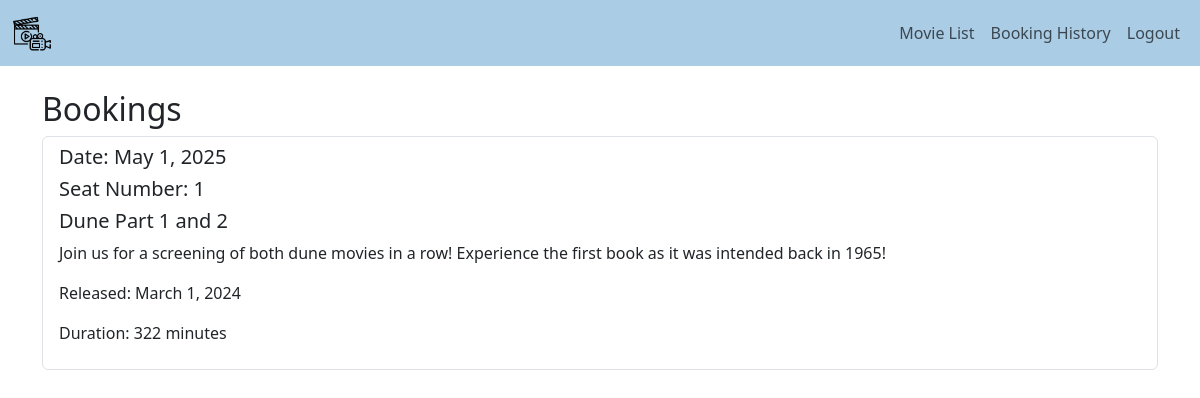
The page /booking_history/ (signed in) on the database its author committed.
### bookings/models.py (models this page shows, shortened)
class Booking(models.Model):
    movie = models.ForeignKey(Movie, on_delete=models.PROTECT)
    seat = models.ForeignKey(Seat, on_delete=models.PROTECT)
    user = models.ForeignKey(User, on_delete=models.PROTECT)
    booking_date = models.DateField(default=now)
    class Meta:
        unique_together = ('seat', 'booking_date', 'user')

class Seat(models.Model):
    seat_number = models.SmallIntegerField(validators=[MinValueValidator(1), MaxValueValidator(10)], unique=True)
    booking_status = models.BooleanField(default=False)

class Movie(models.Model):
    title = models.CharField(max_length = 255)
    description = models.TextField()
    release_date = models.DateField()
    duration = models.PositiveIntegerField(help_text="Duration of movie in minutes")

### bookings/views.py (the view)
# urls.py: path('booking_history/', views.booking_history, name='booking_history'),
@login_required
def booking_history(request):
    bookings = Booking.objects.filter(user=request.user)
    return render(request, 'bookings/booking_history.html', {'bookings': bookings})

### bookings/templates/bookings/booking_history.html (shortened to what this page needs)
{% extends 'bookings/base.html' %}
{% block content %}
<h2>Bookings</h2>
<ul class='list-group'>
    {% for booking in bookings %}
        <li class='list-group-item'>
            <h5>Date: {{booking.booking_date}}</h5>
            <h5>Seat Number: {{booking.seat.seat_number}}</h5>
            <h5>{{booking.movie.title}}</h5>
            <p>{{booking.movie.description}}</p>
            <p>Released: {{booking.movie.release_date}}</p>
            <p>Duration: {{booking.movie.duration}} minutes</p>
        </li>
    {% endfor %}
</ul>
{% endblock %}

### rows shown on the page
Booking: booking_date "May 1, 2025", seat.seat_number "1", movie "Dune Part 1 and 2", movie.description "Join us for a screening of both dune movies in a row! Experience the first book as it was intended back in 1965!", movie.release_date "March 1, 2024", movie.duration "322"
